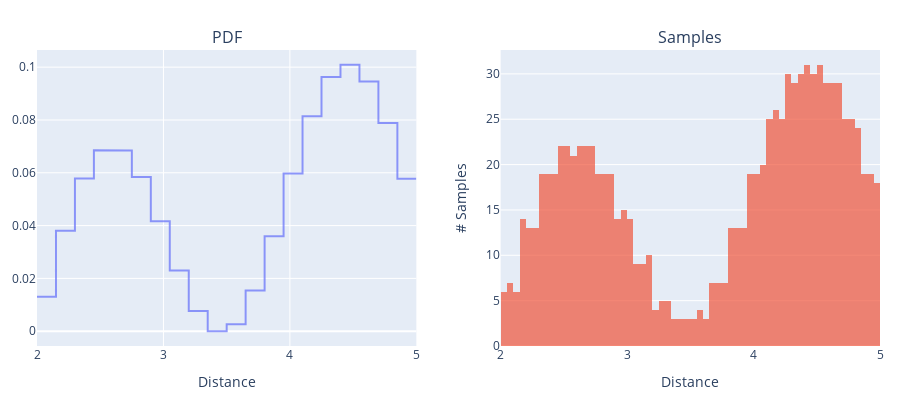

Notebook cell for this chart:
### Markdown cell above
## PDF Sampler

The Probability Distribution Function (PDF) Sampler generates samples that match a given distribution. 

In the example below we first create a `UniformSampler` to generate a set of initial samples. We then assign weights to each of these samples to define the PDF (here it is an arbitrary function, but usually you would use the predicted weights from the field). The left plot the target PDF, on the right we plot a histogram of samples generated from the `PDFSampler`.

### Code cell
# COLLAPSED
import plotly.graph_objects as go
import torch
from plotly.subplots import make_subplots

from nerfstudio.cameras.rays import RayBundle
from nerfstudio.model_components import ray_samplers as ray_sampler

num_coarse_samples = 20
num_samples = 1000
near = 2
far = 5
train_stratified = False

fig = make_subplots(
    rows=1,
    cols=2,
    subplot_titles=("PDF", "Samples"),
)

uniform_sampler = ray_sampler.UniformSampler(num_samples=num_coarse_samples, train_stratified=train_stratified)
pdf_sampler = ray_sampler.PDFSampler(num_samples=num_samples, train_stratified=train_stratified, include_original=False)

ray_bundle = RayBundle(
    origins=torch.ones([1, 3]),
    directions=torch.ones([1, 3]),
    pixel_area=torch.ones([1, 1]),
    nears=torch.ones([1, 1]) * near,
    fars=torch.ones([1, 1]) * far,
)

coarse_ray_samples = uniform_sampler(ray_bundle)

# Generate arbitrary PDF
weights = torch.ones(num_coarse_samples)
weights += torch.sin(torch.linspace(0, 3 * torch.pi, num_coarse_samples))
weights += torch.sin(torch.linspace(0, 0.5 * torch.pi, num_coarse_samples))
weights -= torch.min(weights)
weights /= torch.sum(weights)

samples = pdf_sampler.generate_ray_samples(ray_bundle, coarse_ray_samples, weights[None, :, None], num_samples)

# Plotting stuff
x = torch.ones((num_coarse_samples * 2))
x[::2] = coarse_ray_samples.frustums.starts[0, :, 0]
x[1::2] = coarse_ray_samples.frustums.ends[0, :, 0]

y = torch.ones((num_coarse_samples * 2))
y[::2] = weights
y[1::2] = weights

pdf_trace = go.Scatter(x=x, y=y)
fig.append_trace(pdf_trace, 1, 1)

samples_trace = go.Histogram(x=samples.frustums.starts[0, :, 0], nbinsx=100)
fig.append_trace(samples_trace, 1, 2)

fig.update_yaxes(title_text="# Samples", row=1, col=2)
fig.update_xaxes(title_text="Distance", row=1, col=1)
fig.update_xaxes(title_text="Distance", row=1, col=2)

# Overlay both histograms
fig.update_layout(height=400, hovermode=False, showlegend=False, margin=dict(l=20, r=20, t=50, b=20))
fig.update_traces(opacity=0.7)
fig.show()

### Figure 1 — Plotly figure (JSON) as saved in the notebook; plotly's stock layout.template omitted (floating-point values rounded to 4 significant figures; data arrays with more than 128 entries replaced by an {"elided": "..."} marker saying what was removed)
{"data": [{"opacity": 0.7, "type": "scatter", "x": [2, 2.15, 2.15, 2.3, 2.3, 2.45, 2.45, 2.6, 2.6, 2.75, 2.75, 2.9, 2.9, 3.05, 3.05, 3.2, 3.2, 3.35, 3.35, 3.5, 3.5, 3.65, 3.65, 3.8, 3.8, 3.95, 3.95, 4.1, 4.1, 4.25, 4.25, 4.4, 4.4, 4.55, 4.55, 4.7, 4.7, 4.85, 4.85, 5], "xaxis": "x", "y": [0.01305, 0.01305, 0.03801, 0.03801, 0.05781, 0.05781, 0.06855, 0.06855, 0.06848, 0.06848, 0.05845, 0.05845, 0.04167, 0.04167, 0.02298, 0.02298, 0.007623, 0.007623, 0, 0, 0.002611, 0.002611, 0.01544, 0.01544, 0.03595, 0.03595, 0.0597, 0.0597, 0.08142, 0.08142, 0.09623, 0.09623, 0.1009, 0.1009, 0.09453, 0.09453, 0.07885, 0.07885, 0.05773, 0.05773], "yaxis": "y"}, {"nbinsx": 100, "opacity": 0.7, "type": "histogram", "x": {"elided": "1000 float values"}, "xaxis": "x2", "yaxis": "y2"}], "layout": {"annotations": [{"font": {"size": 16}, "showarrow": false, "text": "PDF", "x": 0.225, "xanchor": "center", "xref": "paper", "y": 1, "yanchor": "bottom", "yref": "paper"}, {"font": {"size": 16}, "showarrow": false, "text": "Samples", "x": 0.775, "xanchor": "center", "xref": "paper", "y": 1, "yanchor": "bottom", "yref": "paper"}], "height": 400, "hovermode": false, "margin": {"b": 20, "l": 20, "r": 20, "t": 50}, "showlegend": false, "xaxis": {"anchor": "y", "domain": [0, 0.45], "title": {"text": "Distance"}}, "xaxis2": {"anchor": "y2", "domain": [0.55, 1], "title": {"text": "Distance"}}, "yaxis": {"anchor": "x", "domain": [0, 1]}, "yaxis2": {"anchor": "x2", "domain": [0, 1], "title": {"text": "# Samples"}}}}
